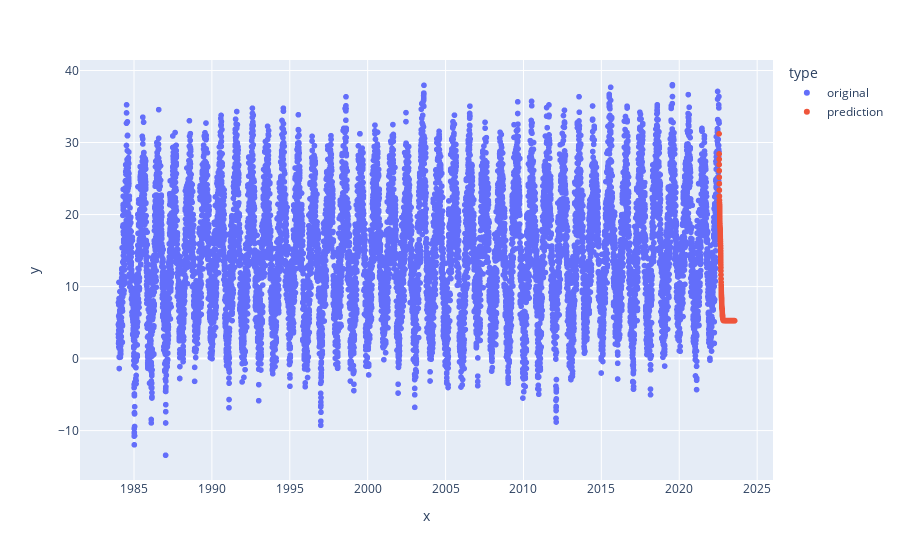

Notebook source saved alongside this figure:
### Code cell
px.scatter(plotdf,x="x",y="y",color="type")

### Figure 1 — Plotly figure (JSON) as saved in the notebook; plotly's stock layout.template omitted (floating-point values rounded to 4 significant figures; data arrays with more than 128 entries replaced by an {"elided": "..."} marker saying what was removed)
{"data": [{"hovertemplate": "type=original<br>x=%{x}<br>y=%{y}<extra></extra>", "legendgroup": "original", "marker": {"color": "#636efa", "symbol": "circle"}, "mode": "markers", "name": "original", "showlegend": true, "type": "scattergl", "x": {"elided": "14083 str values"}, "xaxis": "x", "y": {"elided": "14083 float values"}, "yaxis": "y"}, {"hovertemplate": "type=prediction<br>x=%{x}<br>y=%{y}<extra></extra>", "legendgroup": "prediction", "marker": {"color": "#EF553B", "symbol": "circle"}, "mode": "markers", "name": "prediction", "showlegend": true, "type": "scattergl", "x": {"elided": "365 str values"}, "xaxis": "x", "y": {"elided": "365 float values"}, "yaxis": "y"}], "layout": {"legend": {"title": {"text": "type"}, "tracegroupgap": 0}, "margin": {"t": 60}, "xaxis": {"anchor": "y", "domain": [0, 1], "title": {"text": "x"}}, "yaxis": {"anchor": "x", "domain": [0, 1], "title": {"text": "y"}}}}
